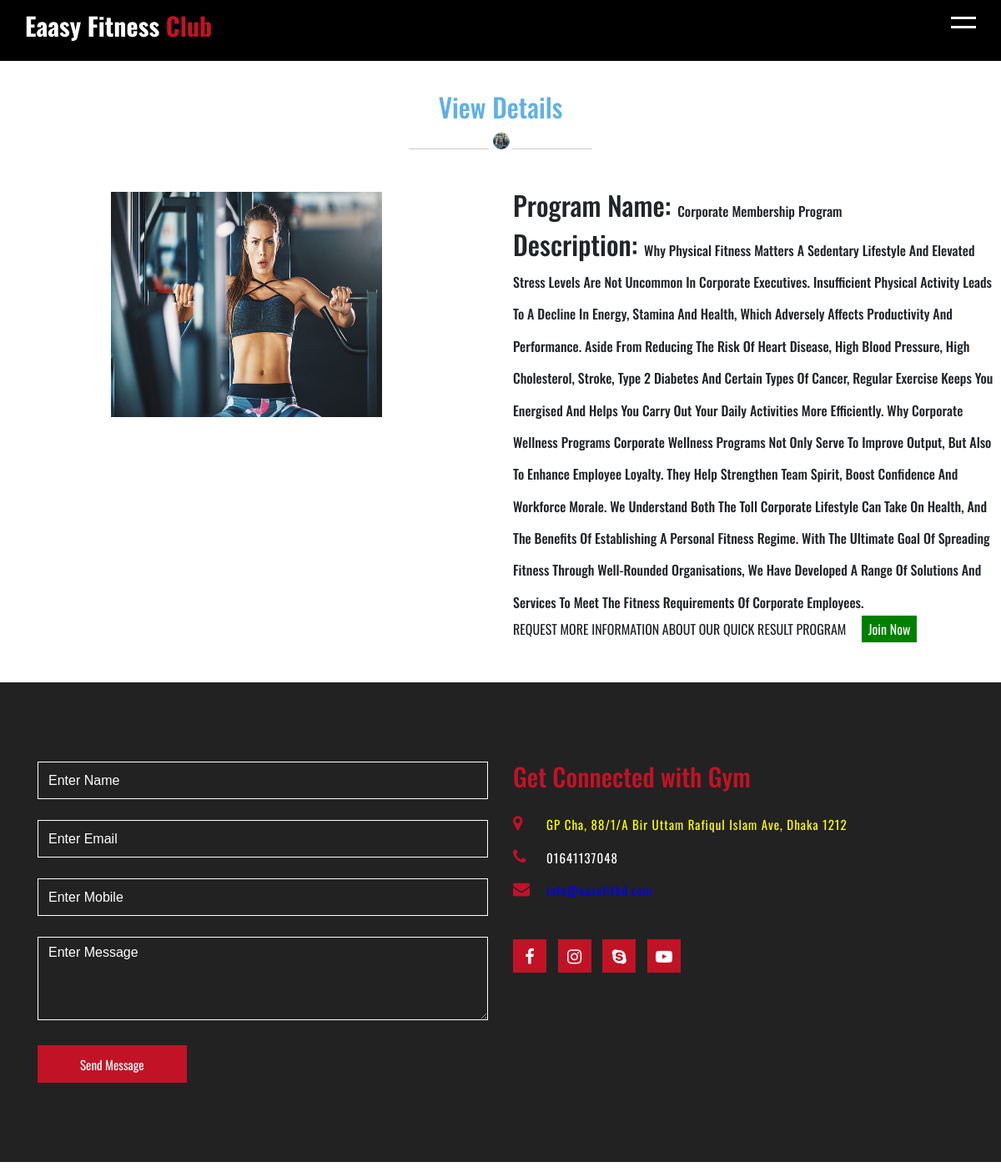
Page /program_details.php?id=1 on the committed database.
### tables this page shows
CREATE TABLE `program` (
  `program_id` int(11) NOT NULL,
  `program_name` varchar(200) NOT NULL,
  `short_description` text NOT NULL,
  `long_description` longtext NOT NULL,
  `image` varchar(150) NOT NULL
);

### program_details.php (the view, shortened to what this page needs)
<!DOCTYPE html>
<html>
<head>
	<link href="css/owl.carousel.css" rel='stylesheet' type='text/css'/>
	<link rel="stylesheet" href="css/bootstrap.min.css">
	<link rel="stylesheet" type="text/css" href="css/style.css">
<link href="css/animate.css" rel="stylesheet" type="text/css" media="all">
</head>
<body>
	<header>
		<div class="container">
			<div class="logo">
				<a href="index.php">Eaasy Fitness <span>Club</span></a>
			</div>
			<a href="javascript:void(0)" class="ham-burger">
				<span></span>
				<span></span>
			</a>
		</div>
	</header>
	<div  class="section" id="section-3" style="margin-top: 3%;margin-bottom: 3%;">
		<div id="portfolio" class="portfolio">
			<div class="top-tours-head text-center">
				<h3>View Details</h3>
				<span></span> <img src="images/about1.jpg" alt=""> <span></span>
			</div>
			<div id="portfoliolist">
				<?php
				include('dbConnect.php');
				$id = $_GET["id"];
				$sql="select * from program where program_id = '$id'";
				$result=mysqli_query($conn,$sql);
				while($data=mysqli_fetch_assoc($result)){
					?>
					<div class="portfolio app mix_all" data-cat="app">
						<div class="portfolio-wrapper wow bounceIn" data-wow-delay="0.4s">
							<div class="row">
							<div class="b-link-stripe b-animate-go  thickbox play-icon popup-with-zoom-anim col-md-6 col-12 text-center">
								<img src="admin/program/<?php echo $data['image']; ?>"  alt=""/>
							</div>
							<div class="col-md-6 col-12">
								<h2>Program Name: <span class="h6"><?php echo $data['program_name'];?></span> </h2>
								<h2>Description: <span class="h6"><?php echo $data['long_description'];?></span> </h2>
								<p>REQUEST MORE INFORMATION ABOUT OUR QUICK RESULT PROGRAM &nbsp &nbsp
								<a href="register.php" style="text-decoration: none; padding:4px 8px;background-color: green;color: white;">Join Now</a> </p>
							</div>
							</div>
						</div>
					</div>
				<?php }?>
			</div>
		</div>
	</div>
	<section class="contact" id="contact">
		<div class="container">
			<div class="content">
				<div class="box form wow slideInLeft">
					<form action="" method="post">
						<input type="text" name="name" placeholder="Enter Name">
						<input type="email" name="email" placeholder="Enter Email">
						<input type="text" name="mobile" placeholder="Enter Mobile">
						<textarea  name="message" placeholder="Enter Message"></textarea>
						<button type="submit" name="submit">Send Message</button>
					</form>
				</div>
				<div class="box text wow slideInRight">
					<h2>Get Connected with Gym</h2>
					<div class="info">
						<ul>
							<li><span class="fa fa-map-marker"></span> <a href="https://www.google.com/maps/place/Bodyshape+Zone+Gym+Badda/@23.7875945,90.4233957,17z/data=!3m1!4b1!4m5!3m4!1s0x3755c799ae28e02b:0xf05ae61d3dd0c9f!8m2!3d23.7875945!4d90.4255844" target="_blank" style="text-decoration:none;color:yellow;">GP Cha, 88/1/A Bir Uttam Rafiqul Islam Ave, Dhaka 1212</a> </li>
							<li><span class="fa fa-phone"></span><a href="tel:01641137048"style="text-decoration:none;color:white;">01641137048</a></li>
							<li><span class="fa fa-envelope"></span><a href="https://mail.google.com/mail/u/1/#inbox?compose=new" target="_blank"style="text-decoration:none;color:blue;"> info@easefitbd.com</a></li>
						</ul>
					</div>
					<div class="social">
						<a href="https://www.facebook.com/meheditm01" target="_blank"><span class="fa fa-facebook"></span></a>
						<a href="https://www.instagram.com/mehedihr1995/"target="_blank"><span class="fa fa-instagram"></span></a>
						<a href="https://join.skype.com/invite/v1KgVGeEfb19" target="_blank"><span class="fa fa-skype"></span></a>
						<a href="https://www.youtube.com/channel/UCBGjAEle0X62c9Hx2FlhCzg?app=desktop"target="_blank"><span class="fa fa-youtube-play"></span></a>
					</div>
				</div>
			</div>
		</div>
	</section>
</body>
</html>

### css/style.css (style rules this page uses)
body { margin:0; padding:0; overflow-x: hidden; }
* { box-sizing: border-box; margin:0; padding:0; font-family: 'Oswald', sans-serif; }
header { left: 0px; top:0px; width: 100%; z-index: 10; margin-top: -12px !important; background-color: #000000; padding:20px 15px; }
header .container { -webkit-display: flex; display: flex; justify-content: space-between; align-items: center; }
header .logo a { font-size: 30px; text-decoration: none; color:#ffffff; font-weight: 700; }
header .logo a span { color:#c11325; }
header .ham-burger { display: inline-block; position: relative; z-index: 100; }
header .ham-burger span { height: 3px; margin-bottom:8px; display: block; background-color:#ffffff; width:30px; -webkit-transition: transform .5s ease; transition: transform .5s ease; }
header .ham-burger span:nth-child(1) { transform-origin: left top; }
header .ham-burger span:nth-child(2) { transform-origin: left bottom; }
.container { max-width: 1170px; margin: auto; }
.contact { padding:80px 0px; background-color: #222222; }
.contact .content { -webkit-display: flex; display: flex; }
.contact .content .box { flex:0 0 50%; max-width: 50%; padding: 15px; }
.contact .content .form input, .contact .content .form textarea { height: 45px; width: 100%; padding:6px 12px; margin-bottom: 25px; background-color: transparent; border:1px solid #ffffff; font-family: 'Open-sans',sans-serif; color:#ffffff; }
.contact .content .form input::placeholder, .contact .content .form textarea::placeholder { color:#ffffff; }
.contact .content .form textarea { height: 100px; }
.contact .content .form button { border:none; outline: none; box-shadow: none; height: 45px; padding:0px 50px; border:1px solid transparent; background-color: #c11325; color:#ffffff; font-size: 15px; transition: all .5s ease; cursor: pointer; }
.contact .content .text h2 { font-size: 30px; font-weight: 500; color: #c11325; padding: 0px 0px 20px; }
.contact .content .text .info ul { list-style: none; padding:0; margin:0; }
.contact .content .text .info li { display: block; margin-bottom: 15px; color:#ffffff; font-size: 15px; letter-spacing: 1px; position: relative; padding-left: 40px; font-family: 'Open-Sans',sans-serif; }
.contact .content .text .info li span { display: inline-block; position: absolute; left:0px; top:0px; font-size: 20px; color:#c11325; }
.contact .content .text .social { padding-top: 30px; }
.contact .content .text .social a { height: 40px; width: 40px; line-height: 40px; text-align: center; background-color: #c11325; text-decoration: none; display: inline-block; margin-right: 10px; transition: all .5s ease; border:1px solid transparent; }
.contact .content .text .social a span { color:#ffffff; font-size: 20px; }
.top-tours-head { padding-bottom: 4%; }
.top-tours-head h3 { color: #60B0E6; font-size: 1.97em; }
.top-tours-head span { background:rgba(128, 128, 128, 0.41); width:8%; height:1px; display: inline-block; vertical-align: text-bottom; }
.top-tours-head span:nth-child(2) { margin-right:0.1em; }
.top-tours-head img { height: 20px; width: 20px; border-radius: 50%; align-items: center; }
.portfolio-wrapper img { height: 270px; width:325px; margin-top: 0.5%; }
#portfoliolist { margin-left: 0.5%; margin-right: 0.5%; }

### program_details.php (style rules this page uses)
.wow:first-child { visibility: hidden; }

### rows in the picture
program: image (picture), program_name "Corporate Membership Program", long_description "Why Physical Fitness Matters A Sedentary Lifestyle And Elevated Stress Levels Are Not Uncommon In Corporate Executives. Insufficient Physical Activity Leads To A Decline In Energy, Stamina And Health, Which Adversely Affects Productivity And Performance. Aside From Reducing The Risk Of Heart Disease, High Blood Pressure, High Cholesterol, Stroke, Type 2 Diabetes And Certain Types Of Cancer, Regular Exercise Keeps You Energised And Helps You Carry Out Your Daily Activities More Efficiently. Why Corporate Wellness Programs Corporate Wellness Programs Not Only Serve To Improve Output, But Also To Enhance Employee Loyalty. They Help Strengthen Team Spirit, Boost Confidence And Workforce Morale.…"
